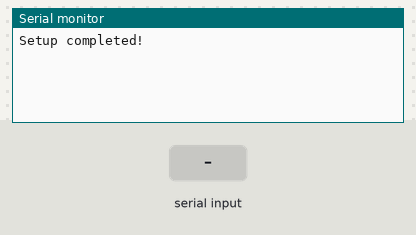
Bench run of a sketch on a simulated Arduino Uno, built with avr-gcc and run on an emulated ATmega328P. On the bench: the last lines printed to the serial monitor. Inputs (shaded band) come from the test bench.

Above: at 1.2 s.
1.3 s: byte 30 received over Serial
At 2.5 s:
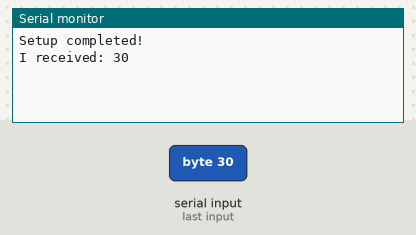
2.8 s: byte 90 received over Serial
At 3.9 s:
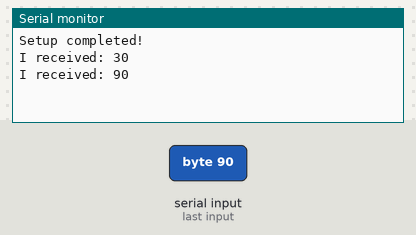
4.3 s: byte 120 received over Serial
At 5.1 s:
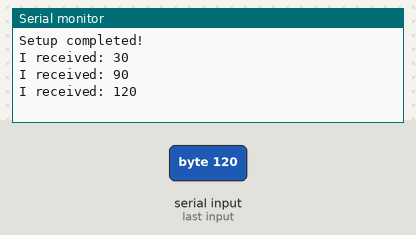

Measured:
- after the input at 1.3 s, the serial monitor: prints a new line at once (image 1)
- after the input at 2.8 s, the serial monitor: prints a new line at once (image 2)
- after the input at 4.3 s, the serial monitor: prints a new line at once (image 3)

The sketch:

launchpad_pen.ino
```cpp
/*
 * launchpad_pen - Sketch that listens for
 */

int incomingByte = 0;

void setup()
{
  // put your setup code here, to run once:
  Serial.begin(9600);
  Serial.println("Setup completed!");
}

void loop()
{
  // put your main code here, to run repeatedly:
  if(Serial.available() > 0) {
    incomingByte = Serial.read();

    Serial.print("I received: ");
    Serial.println(incomingByte);
  }

}
```
